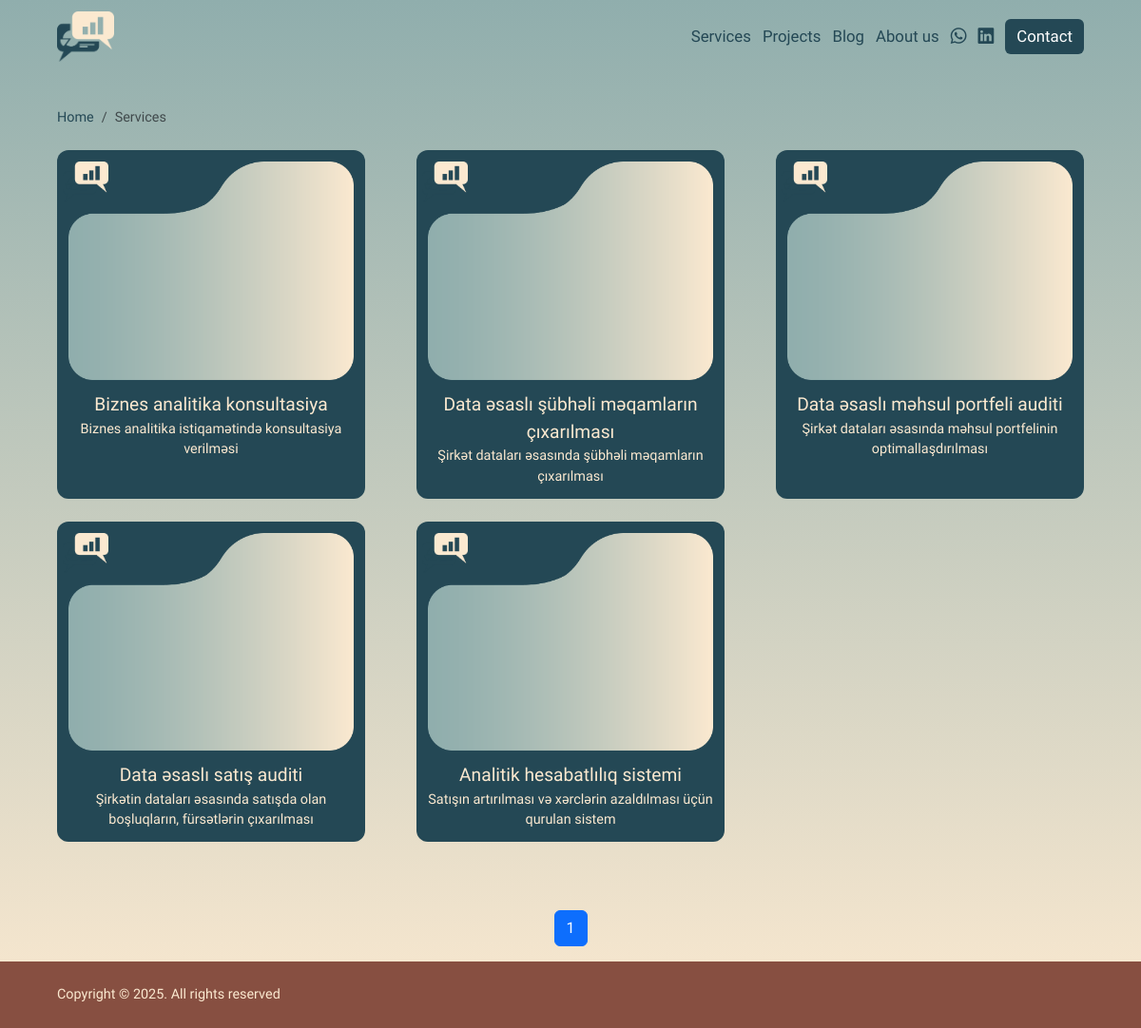
Page /services/ on the committed database.
### contents/models.py (models this page shows, shortened)
class Services(models.Model):
    name=models.CharField('Title',max_length=200)
    img=models.URLField('Photo',default='',null=True,blank=True)
    mini_desc=models.TextField('Mini Description',default='')
    desc=RichTextField('Description',default='')
    date=models.DateTimeField(default=timezone.now)
    slug=models.SlugField('Slug',default='')
    class Meta:
        verbose_name = 'Service'
        verbose_name_plural = 'Services'

### contents/views.py (the view)
# urls.py: path('services/',contentsviews.ServicesListView.as_view(),name='list_services'),
class ServicesListView(ListView):
    model=Services
    template_name='list.html'
    context_object_name='services'
    paginate_by=12
    ordering=['-date']
    def get_context_data(self, **kwargs):
        context=super(ServicesListView,self).get_context_data(**kwargs)
        context['title']=f'Services - Data'
        context.update(common_data())
        return context

### app/utils.py (called while the page is built)
def common_data():
    return{
        'headerwall':HeaderWall.objects.all(),
    }

### templates/list.html (shortened to what this page needs)
{% extends 'base.html' %}
{% load static %}
{% block main %}
    <main>
        <div class="navlinks">
            <nav aria-label="breadcrumb">
                <ol class="breadcrumb">
                    <li class="breadcrumb-item"><a href="{% url 'index' %}">Home</a></li>
                    {% if request.resolver_match.url_name == 'list_services' %}
                        <li class="breadcrumb-item active" aria-current="page">Services</li>
                    {% endif  %}
                </ol>
            </nav>
        </div>
        <div class="carsBlock serviceBlock">
            {% for service in services %}
                <div class="cardbox">
                    <div class="folder">
                        <img src="{% static 'media/f1.png' %}">
                    </div>
                    <div class="info">
                        <p class="name">{{service.name}}</p>
                        <p class="desc">{{service.mini_desc}}</p>
                    </div>
                    <div class="cardlogo">
                        <img src="{% static 'media/logo.png' %}">
                    </div>
                </div>
            {% endfor %}
        </div>
        <div class="pagiBlock">
            <nav aria-label="Page navigation">
                <ul class="pagination justify-content-center">
                    {% for num in page_obj.paginator.page_range %}
                        {% if num >= page_obj.number|add:-2 and num <= page_obj.number|add:2 %}
                            <li class="page-item {% if num == page_obj.number %}active{% endif %}">
                                <a class="page-link" href="?page={{ num }}">{{ num }}</a>
                            </li>
                        {% endif %}
                    {% endfor %}
                </ul>
            </nav>
        </div>
    </main>
{% endblock %}

### templates/base.html (shortened to what this page needs)
{% load static %}
<!DOCTYPE html>
<html lang="en">
{% include 'addons/head.html' %}
<body>
    {% include 'addons/nav.html' %}
    {% block main %}{% endblock %}
    {% include 'addons/footer.html' %}
</body>
</html>

### templates/addons/head.html (shortened to what this page needs)
{% load static %}
<head>
    <link rel="stylesheet" type="text/css" href="//cdn.jsdelivr.net/npm/slick-carousel@1.8.1/slick/slick.css"/>
    <link rel="stylesheet" href="https://cdn.jsdelivr.net/npm/bootstrap-icons@1.11.3/font/bootstrap-icons.min.css">
    <link href="https://cdn.jsdelivr.net/npm/bootstrap@5.3.3/dist/css/bootstrap.min.css" rel="stylesheet">
    <link rel="stylesheet" href="{% static 'css/style.css' %}?version={% now 'U' %}">
</head>

### templates/addons/nav.html
{% load static %}
<div class="navbarBlock">
    <span>
        <a href="{% url 'index' %}" class="logo">
            <img src="{% static 'media/logo.png' %}" alt="logo">
        </a>
    </span>
    <span class="vebnav">
        <a href="{% url 'list_services' %}" class="left">Services</a>
        <a href="{% url 'list_projects' %}" class="left">Projects</a>
        <a href="{% url 'list_blog' %}" class="left">Blog</a>
        <a href="{% url 'index' %}" class="left">About us</a>
        <a href="{% url 'index' %}" class="left soicalicon"><i class="bi bi-whatsapp"></i></a>
        <a href="{% url 'index' %}" class="left soicalicon"><i class="bi bi-linkedin"></i></a>
        <a href="{% url 'index' %}" class="left contact">Contact</a>
    </span>
</div>

### templates/addons/mobnav.html (shortened to what this page needs)
{% load static %}

### templates/addons/footer.html
{% load static %}
<footer>
    <p>Copyright © {% now 'Y' %}. All rights reserved</p>
</footer>

### templates/addons/scripts.html (shortened to what this page needs)
{% load static %}

### static/css/style.css (style rules this page uses)
* { margin: 0; padding: 0; }
html { width: 100%; height: 100%; max-width: 1920px; margin: auto; }
body { font-family: "Triodion", serif; font-size: 1.2vw; background: rgb(144, 174, 173); background: linear-gradient(180deg, rgb(144, 174, 173) 0%, rgb(251, 233, 208) 100%); background-attachment: fixed; }
body p { margin: 0; }
body a { text-decoration: none; }
body .navbarBlock { display: flex; justify-content: space-between; align-items: center; margin: 1vw 5vw; }
body .navbarBlock a { font-size: 1.4vw; color: #244855; }
body .navbarBlock span { display: flex; align-items: center; }
body .navbarBlock span .logo img { width: 5vw; }
body .navbarBlock span .left { margin-left: 1vw; }
body .navbarBlock span .contact { background: #244855; border-radius: 0.5vw; padding: 0.5vw 1vw; color: white; }
body main { min-height: 100vh; padding-top: 3vw; }
body main .navlinks { margin: 0 5vw; }
body main .navlinks a { color: #244855; }
body main .carsBlock { margin: 2vw 5vw; display: grid; grid-template-columns: auto auto auto; row-gap: 2vw; justify-content: space-between; }
body main .carsBlock .cardbox { position: relative; width: 27vw; background-color: #244855; border-radius: 1vw; padding: 0.5vw; transition: 5s; }
body main .carsBlock .cardbox .folder { position: relative; margin: 0.5vw; transition: 5s; }
body main .carsBlock .cardbox .folder img { width: 100%; height: 100%; }
body main .carsBlock .cardbox .info { color: #fbe9d0; text-align: center; padding: 0.5vw; }
body main .carsBlock .cardbox .info .name { font-size: 1.6vw; }
body main .carsBlock .cardbox .cardlogo { position: absolute; top: 1vw; }
body main .carsBlock .cardbox .cardlogo img { width: 4vw; }
body footer { background-color: #874f41; padding: 2vw 5vw; color: #fbe9d0; }

### rows in the picture
Services: name "Biznes analitika konsultasiya", mini_desc "Biznes analitika istiqamətində konsultasiya verilməsi"
Services: name "Data əsaslı şübhəli məqamların çıxarılması", mini_desc "Şirkət dataları əsasında şübhəli məqamların çıxarılması"
Services: name "Data əsaslı məhsul portfeli auditi", mini_desc "Şirkət dataları əsasında məhsul portfelinin optimallaşdırılması"
Services: name "Data əsaslı satış auditi", mini_desc "Şirkətin dataları əsasında satışda olan boşluqların, fürsətlərin çıxarılması"
Services: name "Analitik hesabatlılıq sistemi", mini_desc "Satışın artırılması və xərclərin azaldılması üçün qurulan sistem"

### other values in the picture
{{ num }} "1"
